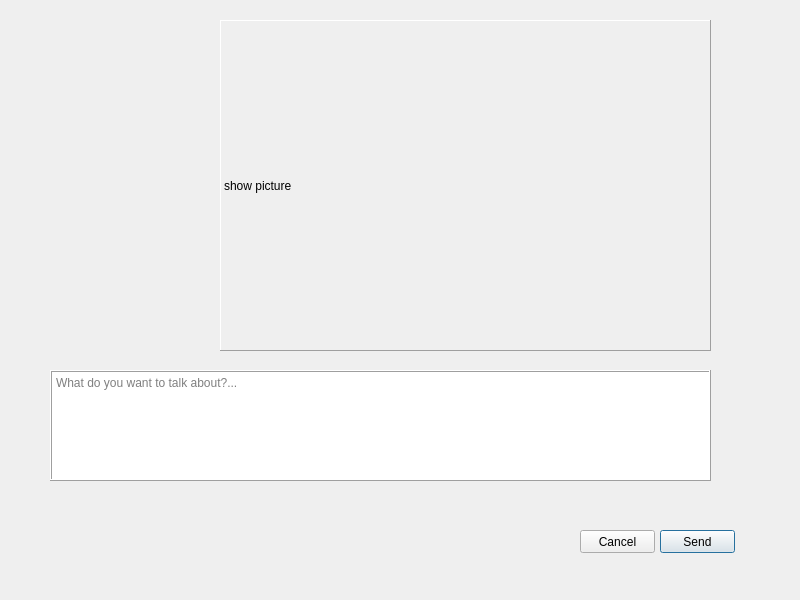
<?xml version="1.0" encoding="UTF-8"?>
<ui version="4.0">
 <class>newpost</class>
 <widget class="QDialog" name="newpost">
  <property name="geometry">
   <rect>
    <x>0</x>
    <y>0</y>
    <width>800</width>
    <height>600</height>
   </rect>
  </property>
  <property name="windowTitle">
   <string>New Post</string>
  </property>
  <property name="accessibleName">
   <string/>
  </property>
  <widget class="QPushButton" name="pushButton">
   <property name="geometry">
    <rect>
     <x>660</x>
     <y>530</y>
     <width>75</width>
     <height>23</height>
    </rect>
   </property>
   <property name="text">
    <string>Send</string>
   </property>
  </widget>
  <widget class="QPushButton" name="pushButton_2">
   <property name="geometry">
    <rect>
     <x>580</x>
     <y>530</y>
     <width>75</width>
     <height>23</height>
    </rect>
   </property>
   <property name="text">
    <string>Cancel</string>
   </property>
  </widget>
  <widget class="QTextBrowser" name="textBrowser">
   <property name="enabled">
    <bool>true</bool>
   </property>
   <property name="geometry">
    <rect>
     <x>50</x>
     <y>370</y>
     <width>661</width>
     <height>111</height>
    </rect>
   </property>
   <property name="frameShape">
    <enum>QFrame::Box</enum>
   </property>
   <property name="frameShadow">
    <enum>QFrame::Raised</enum>
   </property>
   <property name="overwriteMode">
    <bool>false</bool>
   </property>
   <property name="textInteractionFlags">
    <set>Qt::LinksAccessibleByKeyboard|Qt::LinksAccessibleByMouse|Qt::TextBrowserInteraction|Qt::TextEditable|Qt::TextSelectableByMouse</set>
   </property>
   <property name="placeholderText">
    <string>What do you want to talk about?...</string>
   </property>
  </widget>
  <widget class="QLabel" name="label">
   <property name="geometry">
    <rect>
     <x>220</x>
     <y>20</y>
     <width>491</width>
     <height>331</height>
    </rect>
   </property>
   <property name="frameShape">
    <enum>QFrame::Panel</enum>
   </property>
   <property name="frameShadow">
    <enum>QFrame::Raised</enum>
   </property>
   <property name="text">
    <string>show picture</string>
   </property>
  </widget>
 </widget>
 <resources/>
 <connections/>
</ui>
